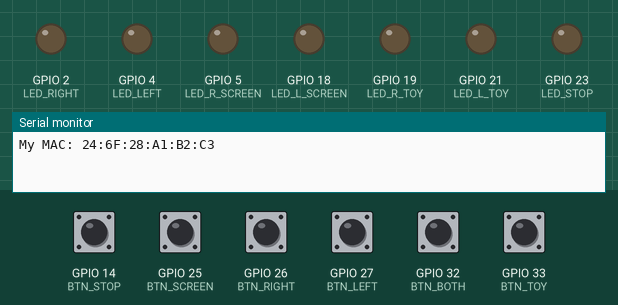
Recording of a sketch running on a simulated ESP32. Parts: output pins drawn as LEDs (lit = HIGH), the last lines printed to the serial monitor. The test bench sets the inputs (shaded band); at power-on: GPIO 14 (BTN_STOP), GPIO 25 (BTN_SCREEN), GPIO 26 (BTN_RIGHT), GPIO 27 (BTN_LEFT), GPIO 32 (BTN_BOTH), GPIO 33 (BTN_TOY) HIGH.

Above: at 1.2 s.
1.3 s: GPIO 26 (BTN_RIGHT) pulled LOW for 0.15 s
At 2.1 s:
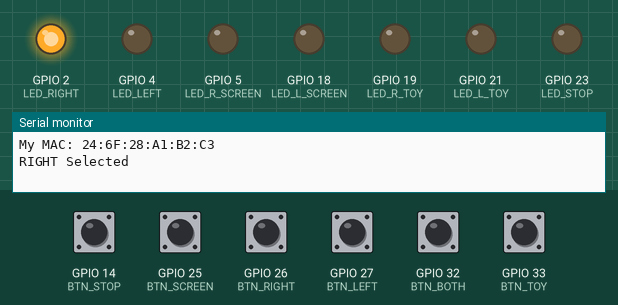
2.9 s: GPIO 25 (BTN_SCREEN) pulled LOW for 0.15 s
At 3.3 s:
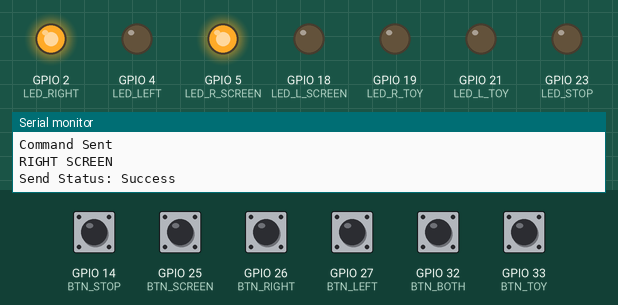
4.5 s: GPIO 27 (BTN_LEFT) pulled LOW for 0.15 s
At 5.7 s:
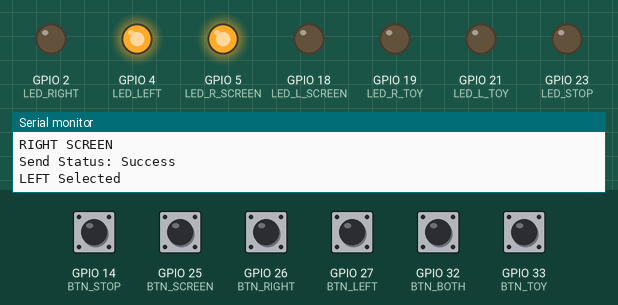
6.1 s: GPIO 32 (BTN_BOTH) pulled LOW for 0.15 s
At 6.9 s:
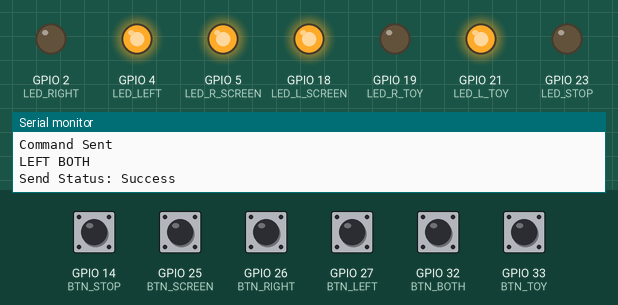
7.7 s: GPIO 26 (BTN_RIGHT) pulled LOW for 1 s
At 8.1 s:
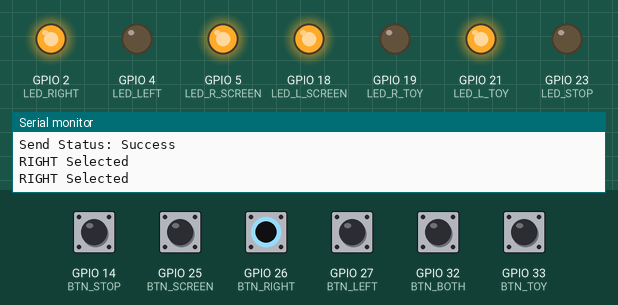
10.2 s: GPIO 33 (BTN_TOY) pulled LOW for 0.15 s
At 11.2 s:
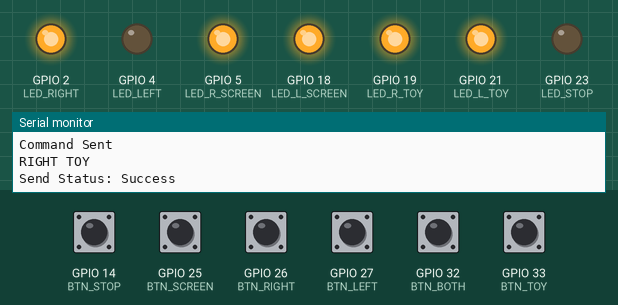
Timing chart, 0 to 12.8 s (numbered marks = the images above; inputs shaded):
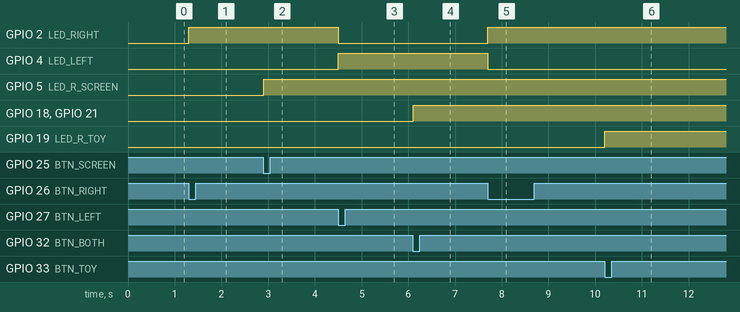

The sketch:

ESP_TRANSMITTER.ino
```cpp
#include <WiFi.h>
#include <esp_now.h>

uint8_t receiverMac[] = {0x80, 0x7D, 0x3A, 0xD1, 0x2B, 0xAC};

#define LED_RIGHT 2
#define LED_LEFT 4
#define LED_R_SCREEN 5
#define LED_L_SCREEN 18
#define LED_R_TOY 19
#define LED_L_TOY 21
#define LED_STOP 23

#define BTN_LEFT 27
#define BTN_RIGHT 26
#define BTN_SCREEN 25
#define BTN_TOY 33
#define BTN_BOTH 32
#define BTN_STOP 14

// Commands
#define CMD_SCREEN 1
#define CMD_TOY 2
#define CMD_BOTH 3
#define CMD_STOP 4


typedef struct {
  int command;
  int side;
  int button;
  int value;
} struct_message;

struct_message myData;
int selectedSide = 0;  //0=none, 1=left, 2=right

// ESP32 Core 3.x callback
void OnDataSent(const wifi_tx_info_t *tx_info,
                esp_now_send_status_t status)
{
  Serial.print("Send Status: ");
  Serial.println(status == ESP_NOW_SEND_SUCCESS ? "Success" : "Fail");
}

void setupLEDs()
{
  pinMode(LED_RIGHT, OUTPUT);
  pinMode(LED_LEFT, OUTPUT);
  pinMode(LED_R_SCREEN, OUTPUT);
  pinMode(LED_L_SCREEN, OUTPUT);
  pinMode(LED_R_TOY, OUTPUT);
  pinMode(LED_L_TOY, OUTPUT);
  pinMode(LED_STOP, OUTPUT);
}

void setupButtons()
{
  pinMode(BTN_LEFT, INPUT_PULLUP);
  pinMode(BTN_RIGHT, INPUT_PULLUP);
  pinMode(BTN_SCREEN, INPUT_PULLUP);
  pinMode(BTN_TOY, INPUT_PULLUP);
  pinMode(BTN_BOTH, INPUT_PULLUP);
  pinMode(BTN_STOP, INPUT_PULLUP);
}

void selectLeft()
{
  selectedSide = 1;
  digitalWrite(LED_LEFT, HIGH);
  digitalWrite(LED_RIGHT, LOW);
  Serial.println("LEFT Selected");
}

void selectRight()
{
  selectedSide * 2;
  digitalWrite(LED_RIGHT, HIGH);
  digitalWrite(LED_LEFT, LOW);
  Serial.println("RIGHT Selected");
}

void stopAll()
{
  digitalWrite(LED_RIGHT, LOW);
  digitalWrite(LED_LEFT, LOW);
  digitalWrite(LED_R_SCREEN, LOW);
  digitalWrite(LED_L_SCREEN, LOW);
  digitalWrite(LED_R_TOY, LOW);
  digitalWrite(LED_L_TOY, LOW);
  digitalWrite(LED_STOP, LOW);
}

void sendCommand(int command, int side) {
  myData.command = command;
  myData.side = side;

  esp_err_t result =
    esp_now_send(receiverMac,
                 (uint8_t *)&myData,
                 sizeof(myData));

  if (result == ESP_OK) {
    Serial.println("Command Sent");
  } else {
    Serial.println("Send Error");
  }
}


void setup() {
  Serial.begin(115200);
  setupLEDs();
  setupButtons();
  stopAll();

  // pinMode(BUTTON_PIN, INPUT_PULLUP);

  WiFi.mode(WIFI_STA);

  Serial.print("My MAC: ");
  Serial.println(WiFi.macAddress());

  if (esp_now_init() != ESP_OK) {
    Serial.println("ESP-NOW Init Failed");
    return;
  }

  esp_now_register_send_cb(OnDataSent);

  esp_now_peer_info_t peerInfo = {};
  memcpy(peerInfo.peer_addr, receiverMac, 6);
  peerInfo.channel = 0;
  peerInfo.encrypt = false;

  if (esp_now_add_peer(&peerInfo) != ESP_OK) {
    Serial.println("Failed to add peer");
    return;
  }
}

void loop() {
//  if (digitalRead(BUTTON_PIN) == LOW) {
//    myData.button = 1;
//    myData.value = 0;
//
//    esp_now_send(receiverMac,
//                 (uint8_t *)&myData,
//                 sizeof(myData));
//    delay(200); // debounce
//    //  if (result == ESP_OK) {
//    //    Serial.println("Sending...");
//    //  } else {
//    //    Serial.println("Error sending");
//    //  }
//  }

if (digitalRead(BTN_LEFT) == LOW) {
  selectLeft();
  selectedSide = 1;
  delay(200);
}

if (digitalRead(BTN_RIGHT) == LOW) {
  selectRight();
  selectedSide = 2;
  delay(200);
}

if (selectedSide == 1) {
    if (digitalRead(BTN_SCREEN) == LOW) {
      sendCommand(CMD_SCREEN, 1);
      digitalWrite(LED_L_SCREEN, HIGH);
      Serial.println("LEFT SCREEN");
      while (digitalRead(BTN_SCREEN) == LOW) {
        delay(10);
      }
    }
    if (digitalRead(BTN_TOY) == LOW) {
      sendCommand(CMD_TOY, 1);
      digitalWrite(LED_L_TOY, HIGH);
      Serial.println("LEFT TOY");
      while (digitalRead(BTN_TOY) == LOW) {
        delay(10);
      }
    }
    if (digitalRead(BTN_BOTH) == LOW) {
      sendCommand(CMD_BOTH, 1);
      digitalWrite(LED_L_SCREEN, HIGH);
      digitalWrite(LED_L_TOY, HIGH);
      Serial.println("LEFT BOTH");
      while (digitalRead(BTN_BOTH) == LOW) {
        delay(10);
      }
    }
    if (digitalRead(BTN_STOP) == LOW) {
      sendCommand(CMD_STOP, 0);
      stopAll();
      selectedSide = 0;
      Serial.println("STOP");
      while (digitalRead(BTN_STOP) == LOW) {
        delay(10);
      }
    }
}

if (selectedSide == 2) {
    if (digitalRead(BTN_SCREEN) == LOW) {
      sendCommand(CMD_SCREEN, 2);
      digitalWrite(LED_R_SCREEN, HIGH);
      Serial.println("RIGHT SCREEN");
      while (digitalRead(BTN_SCREEN) == LOW) {
        delay(10);
      }
    }
    if (digitalRead(BTN_TOY) == LOW) {
      sendCommand(CMD_TOY, 2);
      digitalWrite(LED_R_TOY, HIGH);
      Serial.println("RIGHT TOY");
      while (digitalRead(BTN_TOY) == LOW) {
        delay(10);
      }
    }
    if (digitalRead(BTN_BOTH) == LOW) {
      sendCommand(CMD_BOTH, 2);
      digitalWrite(LED_R_SCREEN, HIGH);
      digitalWrite(LED_R_TOY, HIGH);
      Serial.println("RIGHT BOTH");
      while (digitalRead(BTN_BOTH) == LOW) {
        delay(10);
      }
    }
    if (digitalRead(BTN_STOP) == LOW) {
      sendCommand(CMD_STOP, 0);
      stopAll();
      selectedSide = 0;
      Serial.println("STOP");
      while (digitalRead(BTN_STOP) == LOW) {
        delay(10);
      }
    }
}
}
```

Measured:
- after the input at 1.3 s, GPIO 2 (LED_RIGHT): LOW → HIGH at once
- after the input at 2.9 s, GPIO 5 (LED_R_SCREEN): LOW → HIGH at once
- after the input at 4.5 s, GPIO 2 (LED_RIGHT): HIGH → LOW at once; GPIO 4 (LED_LEFT): LOW → HIGH at once
- after the input at 6.1 s, GPIO 18 (LED_L_SCREEN), GPIO 21 (LED_L_TOY): LOW → HIGH at once
- after the input at 7.7 s, GPIO 2 (LED_RIGHT): LOW → HIGH at once; GPIO 4 (LED_LEFT): HIGH → LOW at once
- after the input at 10.2 s, GPIO 19 (LED_R_TOY): LOW → HIGH at once
